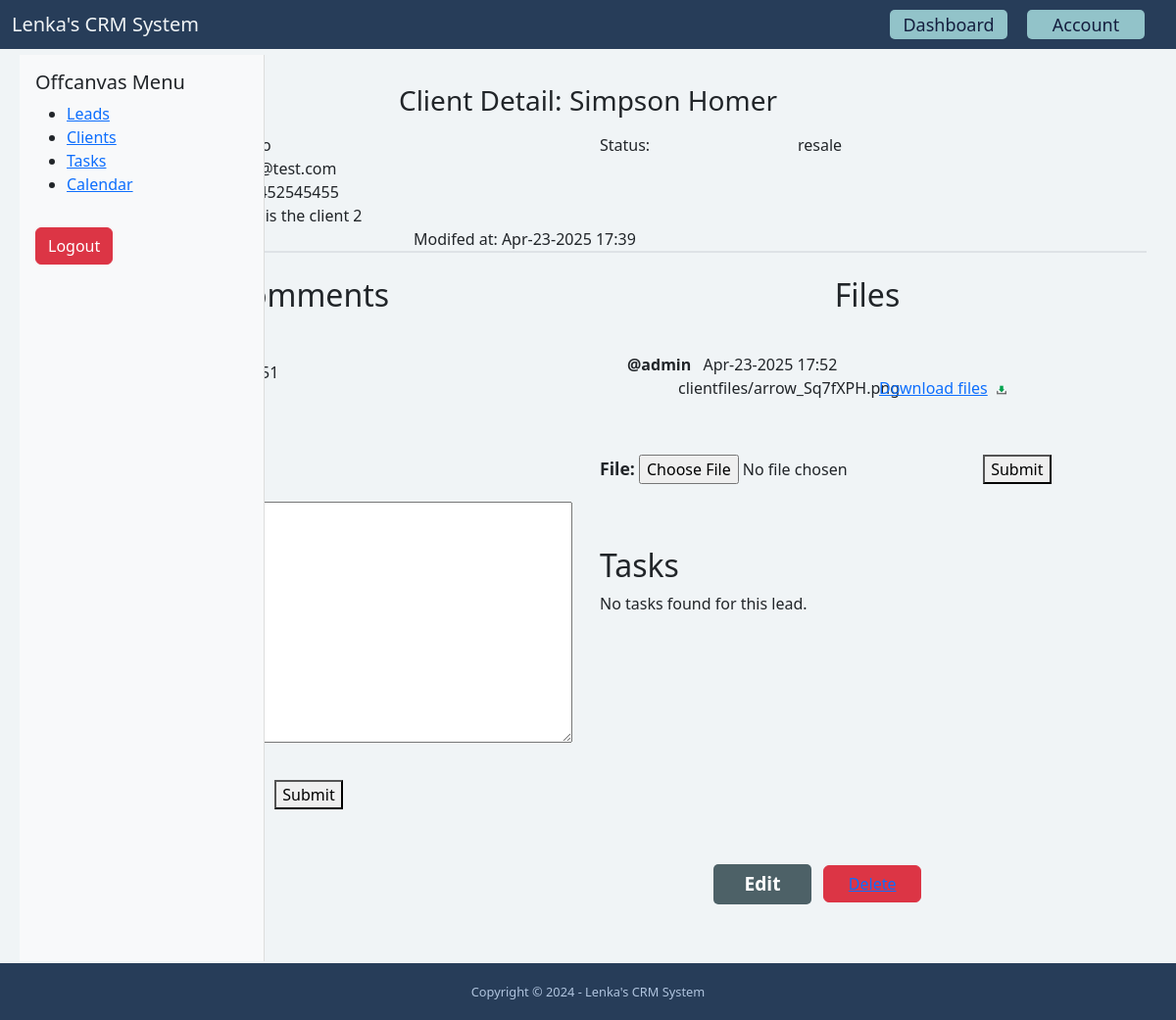
The app's page /dashboard/clients/4/ (signed in), older data.
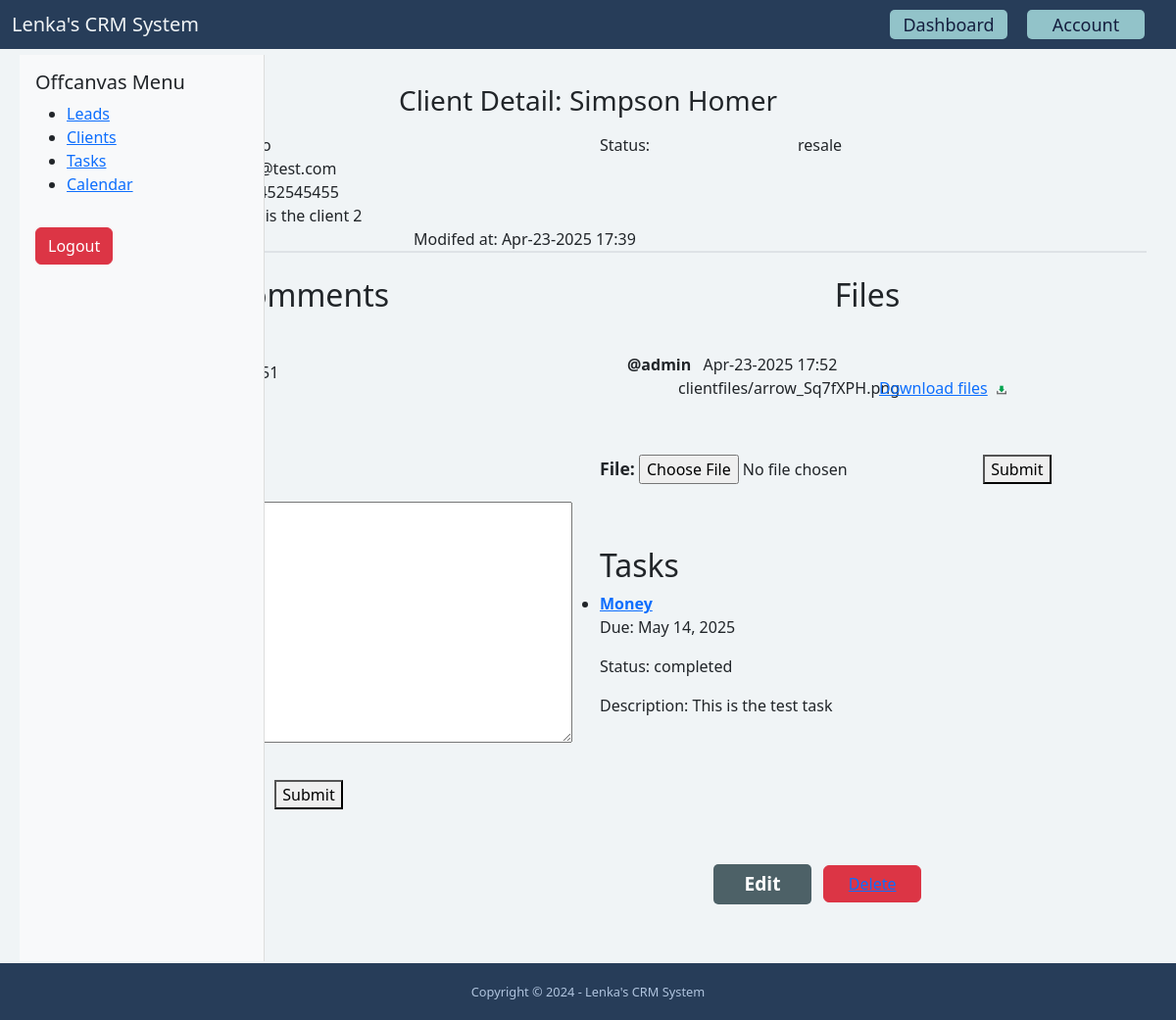
The same page, newer data.
### client/models.py (models this page shows, shortened)
class ClientFile(models.Model):
    client = models.ForeignKey(Client, related_name='files', on_delete=models.CASCADE)
    file = models.FileField(upload_to='clientfiles')
    created_by = models.ForeignKey(User, related_name='client_files', on_delete=models.CASCADE)
    created_at = models.DateTimeField(auto_now_add=True)

### task/models.py (models this page shows, shortened)
class Task(models.Model):
    PRIORITY_CHOICES = (
        ('low', 'Low'),
        ('medium', 'Medium'),
        ('high', 'High'),
    )
    STATUS_CHOICES = (
        ('todo', 'To Do'),
        ('in_progress', 'In Progress'),
        ('completed', 'Completed'),
        ('canceled', 'Canceled'),
    )
    title = models.CharField(max_length=255)
    created_by = models.ForeignKey(User, related_name='tasks', on_delete=models.CASCADE)
    assigned_to = models.ForeignKey(User, related_name='assigned_tasks',
                                    on_delete=models.CASCADE,
                                    blank=True,
                                    null=True)
    lead = models.ForeignKey(Lead, related_name='tasks_lead', on_delete=models.CASCADE, null=True, blank=True)
    client = models.ForeignKey(Client, related_name='tasks_client', null=True, blank=True, on_delete=models.CASCADE)
    description = models.TextField(blank=True, null=True)
    priority = models.CharField(max_length=20, choices=PRIORITY_CHOICES, default='-')
    status = models.CharField(max_length=20, choices=STATUS_CHOICES, default='-')
    due_date = models.DateField(blank=True, null=True)
    created_at = models.DateTimeField(auto_now_add=True)
    updated_at = models.DateTimeField(auto_now=True)
    class Meta:
        ordering = ['-created_at']

### client/views.py (the view)
# urls.py: path('<int:pk>/', ClientDetailView.as_view(), name='detail'),
class ClientDetailView(LoginRequiredMixin, DetailView):
    model = Client
    def get_context_data(self, **kwargs):
        context = super().get_context_data(**kwargs)
        context['form'] = AddCommentForm()
        context['tasks'] = Task.objects.filter(client_id=self.kwargs.get('pk'))
        context['fileform'] = AddFileForm()
        return context
    def get_queryset(self):
        queryset = super(ClientDetailView, self).get_queryset()
        return queryset.filter(created_by=self.request.user, pk=self.kwargs.get('pk'))

### client/forms.py
class AddCommentForm(forms.ModelForm):
    class Meta:
        model = Comment
        fields = ('content',)

class AddFileForm(forms.ModelForm):
    class Meta:
        model = ClientFile
        fields = ('file',)

### client/templates/client/client_detail.html (shortened to what the changed rows need)
{% extends 'base.html' %}
{% load static %}
{% block content %}
    <div class="container mt-5">
        <div class="row justify-content-center border-top border-2">
            <div class="col-lg-6">
                <div class="row">
                    <div class="col-lg-12">
                        <div class="text-center">
                            <h2 class="pt-2 mt-3">Comments</h2>
                        </div>
                    </div>
                </div>
            </div>
            <div class="col-lg-6">
                <div class="row">
                    <div class="col-lg-12">
                        <div class="text-center">
                            <h2 class="pt-2 mt-3">Files</h2>
                        </div>
                    </div>
                </div>
                <div class="row mx-2 mt-2 py-3">
                    {% for file in client.files.all %}
                        <div class="col-lg-12">
                            <div class="row">
                                <div class="col-12 mt-2">
                                    <strong class="px-2">@{{ file.created_by }}</strong>
                                    {{ file.created_at|date:"M-d-Y H:i" }}
                                </div>
                            </div>
                            <div class="row mx-5 justify-content-center">
                                <div class="files-p col-6">
                                    {{ file.file }}
                                </div>
                                <div class="col-6">
                                    <a href="{{ file.file.url }}" class="download-a">Download files</a>
                                    <img src="{% static 'client/images/input.png' %}" alt="input" height="20" class="download-icon">
                                </div>
                            </div>
                        </div>
                    {% endfor %}
                </div>
                <div class="row my-3 py-2">
                    <h2>Tasks</h2>
                    <ul>
                        {% for task in tasks %}
                            <li>
                                <a href="{% url 'task:task_detail' task.pk %}"><strong>{{ task.title }}</strong></a>
                                <p>Due: {{ task.due_date }}</p>
                                <p>Status: {{ task.status }}</p>
                                <p>Description: {{ task.description }}</p>
                            </li>
                        {% empty %}
                            <p>No tasks found for this lead.</p>
                        {% endfor %}
                    </ul>
                </div>
            </div>
        </div>
    </div>
{% endblock %}

Row changes from the older to the newer data that the page shows:
added Task: title "Money", due_date "May 14, 2025", status "completed", description "This is the test task"
Text that changed along with them:
text no longer shown: "No tasks found for this lead."
